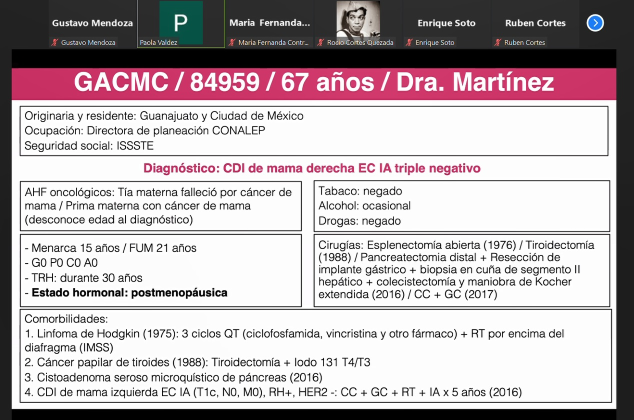
#> input picture OCR_erik/ExtraccionTexto/pruebaOriginal.jpg, 1267 x 839 px, found by its file name (shown at 1/2 size)
$ python OCR_Borders.py
#> lines starting #> are read from the running program, lines starting #| are printed output that depends on the picture; after the words box and inside, x2 and y2 are one past the last pixel; in counts of white or black regions, pixels touching at a corner belong together
import pytesseract as tess
from PIL import Image, ImageEnhance, ImageFilter
import cv2
import numpy as np

# Configuramos la ruta de Tesseract
tess.pytesseract.tesseract_cmd = r'C:\Program Files\Tesseract-OCR\tesseract.exe'

# Crear archivo txt
my_file = open('D:\DOCUMENTOS\VirtualEnvPy\dataScience\source\Servicio\OCR_erik\ExtraccionTexto\TextoExtraido2.txt', 'w', encoding='utf-8')

# Leer la imagen con OpenCV
image = cv2.imread('D:\DOCUMENTOS\VirtualEnvPy\dataScience\source\Servicio\OCR_erik\ExtraccionTexto\pruebaOriginal.jpg')
#> image is the input picture: shape (839, 1267, 3); mean B, G, R 179.4, 176.3, 185.3
titulo = image[130: 200, 0: 1330]
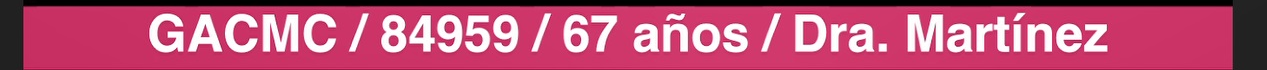
#> titulo: shape (70, 1267, 3); mean B, G, R 116, 80.3, 184.8

# Recortar la región de interés
x, y, w, h = 10, 120, 1230, 750  # Coordenadas y dimensiones del recorte quitando lo de zoom
recorte = image[y:y + h, x:x + w]
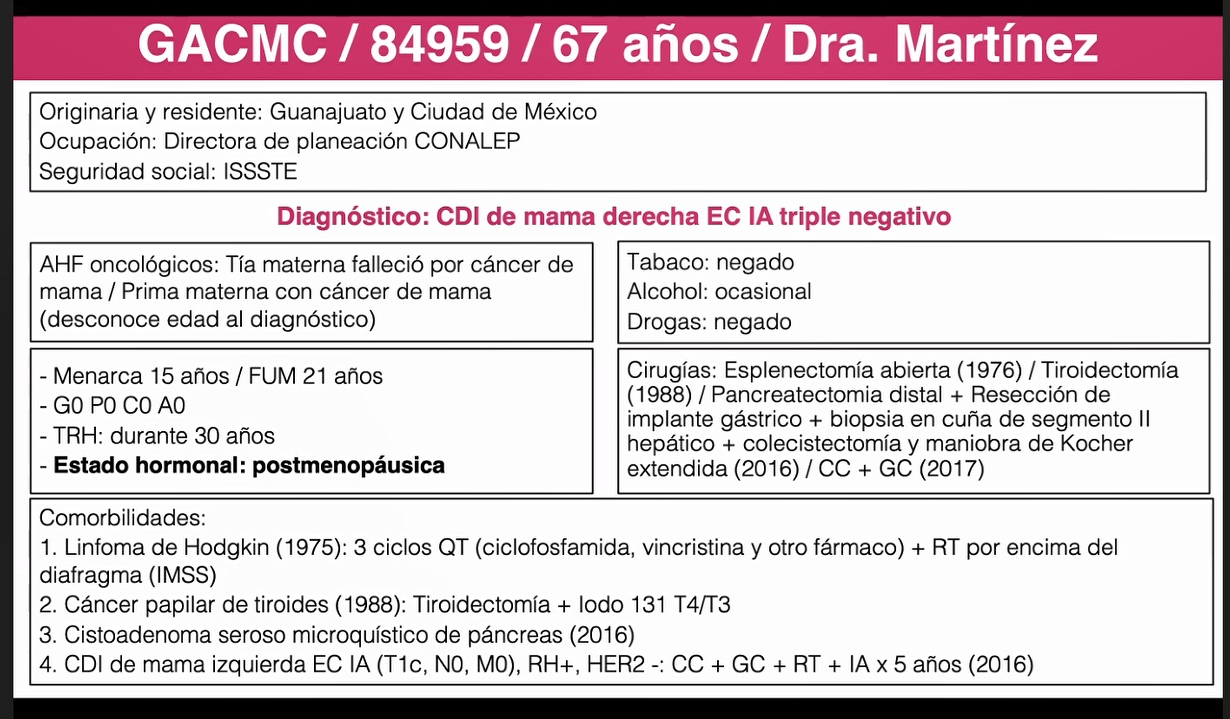
#> recorte: shape (719, 1230, 3); mean B, G, R 206.3, 202.4, 213.8
cv2.imwrite(r'D:\DOCUMENTOS\VirtualEnvPy\dataScience\source\Servicio\OCR_erik\ExtraccionTexto\recorteimagen.png', recorte)

# Escalar la imagen recortada
escala = 1.1  # Escalar al 110% de tamaño
width = int(recorte.shape[1] * escala)
#> width = 1353
height = int(recorte.shape[0] * escala)
#> height = 790
recorte = cv2.resize(recorte, (width, height), interpolation=cv2.INTER_CUBIC)
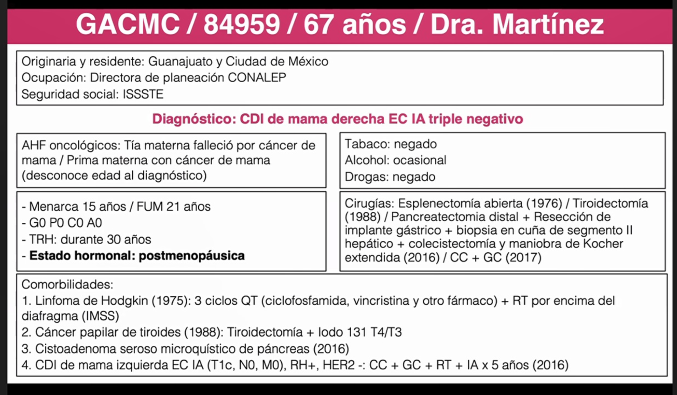
#> recorte: shape (790, 1353, 3) (shown at 1/2 size); mean B, G, R 206, 202.1, 213.5

# Escalar el titulo recortado
escala = 1  # Escalar al 110% de tamaño
width = int(titulo.shape[1] * escala)
#> width = 1267
height = int(titulo.shape[0] * escala)
#> height = 70
titulo = cv2.resize(titulo, (width, height), interpolation=cv2.INTER_CUBIC)

# Conversión a escala de grises
gray = cv2.cvtColor(recorte, cv2.COLOR_BGR2GRAY)
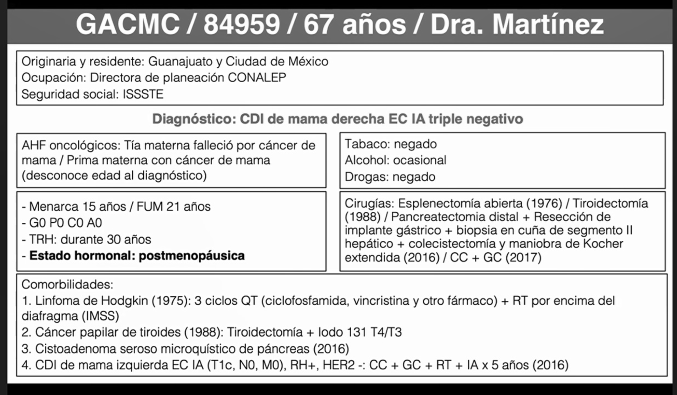
#> gray: shape (790, 1353) (shown at 1/2 size); min 0, max 255, mean 205.9

# Solo para el ID (Título)
gris = cv2.cvtColor(titulo, cv2.COLOR_BGR2GRAY)
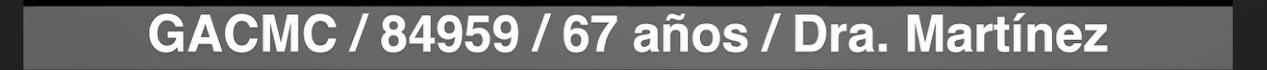
#> gris: shape (70, 1267); min 0, max 255, mean 115.6
threshold_img = cv2.threshold(gris, 0, 255, cv2.THRESH_BINARY + cv2.THRESH_OTSU) [1]
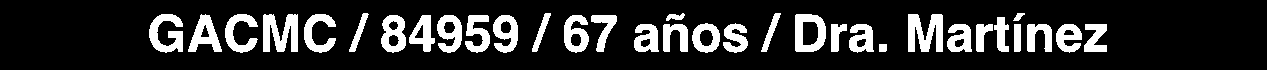
#> threshold_img: shape (70, 1267); 17.5% white; 33 white regions, largest, box (x1, y1, x2, y2) and area: (908, 14, 943, 52) 943, (263, 14, 298, 52) 934, (149, 14, 183, 53) 763
gris = cv2.GaussianBlur(gris, (5, 5), 0)
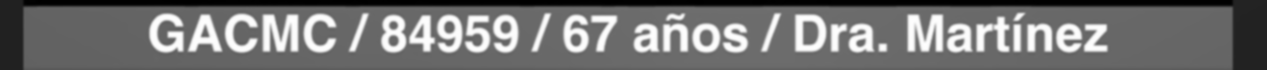
#> gris: shape (70, 1267); min 0, max 254, mean 115.7
#> (the run stopped early here; a loop or call above may not have finished)
